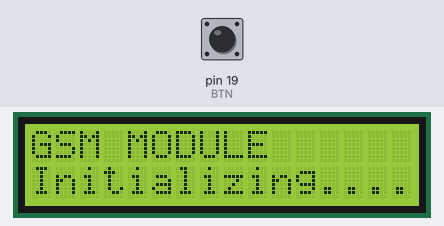
Recording of a sketch running on a simulated Arduino Mega 2560, built for the host (arithmetic inside an expression is 32-bit, double 64-bit). On the bench: 16×2 character LCD. The test bench sets the inputs (shaded band); at power-on: pin 19 (BTN) LOW. Storage starts empty; the modem accepts every AT command (registered, SIM ready, sends succeed) and sends nothing else; what the sketch prints to the serial monitor is not drawn.

Above: at 1.2 s.
At 12.4 s:
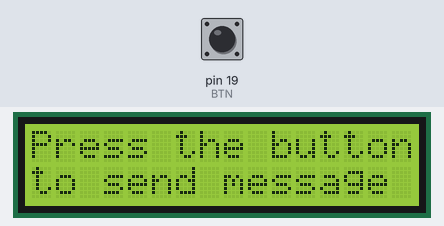
12.5 s: pin 19 (BTN) pulled HIGH for 0.15 s
At 13.4 s:
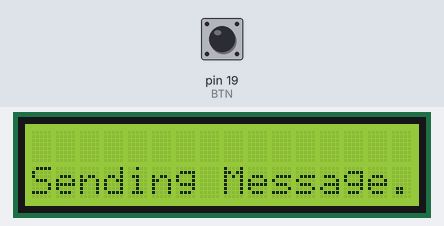
18.6 s: pin 19 (BTN) pulsed HIGH 5 times (0.12 s each, 0.3 s apart)
At 20.3 s:
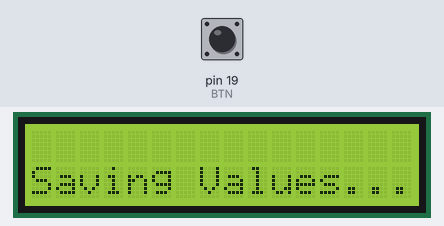
Timing chart, 0 to 21.8 s (numbered marks = the images above; inputs shaded):
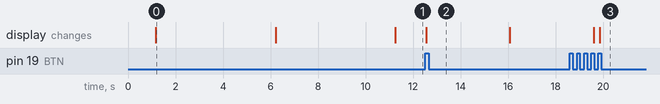

Measured:
- after the input at 12.5 s, the display: changes after 0.05 s (image 2)
- after the input at 18.6 s, the display: first differs from a run without the input after 1.3 s (image 3)
- what the display in image 0 shows lasts 5.0 s, from 1.2 s to 6.2 s

The sketch:

Integration_4_Information_Dissemination.ino
```cpp
//=============================== LCD ASSIGNING
#include <LiquidCrystal_I2C.h>
#include <Wire.h>

LiquidCrystal_I2C lcd(0x27,16,2);

//=============================== GSM ASSIGNING
#include <SoftwareSerial.h>

SoftwareSerial sim800l(12,13);

//=============================== SD ASSIGNING
#include <SPI.h>
#include <SD.h>

int CS = 53;

File myfile;

//=============================== VARIABLES
int BTN = 19;

int state;

boolean lastButton;
boolean currentButton;

//num of system = 639454093726
String num = "+639664400813";
String txt = "Greetings User, this is HOSCA";

void setup()
{
  Serial.begin(9600);

  //BUTTON
  pinMode(BTN, INPUT);

  //LCD
  lcd.begin(16,2);
  lcd.init();
  lcd.backlight();
  lcd.clear();

  //GSM
  sim800l.begin(9600);

  //SD
  pinMode(CS, OUTPUT);
  SD.begin();

  delay(1000);

  //INITIALIZATION
  lcd.clear();
  lcd.setCursor(0,0);
  lcd.print("GSM MODULE");
  lcd.setCursor(0,1);
  lcd.print("Initializing....");
  delay(5000);

  lcd.clear();
  lcd.setCursor(0,0);
  lcd.print("SD CARD MODULE");
  lcd.setCursor(0,1);
  lcd.print("Initializing....");
  delay(5000);
}

void loop()
{
  Serial.begin("waiting...");

  lcd.setCursor(0,0);
  lcd.print("Press the button");
  lcd.setCursor(0,1);

  if(state == 0)
    lcd.print("to send message ");
  else
    lcd.print("to save values  ");

  //check button
  currentButton = debounce(lastButton);

  if(lastButton == LOW && currentButton == HIGH)
    state++;

  lastButton = currentButton;

  //perform action
  if(state == 1)
  {
    Serial.println("Sending...");

    lcd.clear();
    lcd.setCursor(0,1);
    lcd.print("Sending Message.");
    sendNotification();

    lcd.clear();
    lcd.setCursor(0,1);
    lcd.print("Message Sent!!!!");
    delay(3500);

    state = 2;
  }

  if(state == 3)
  {
    Serial.println("Saving...");

    lcd.clear();
    lcd.setCursor(0,1);
    lcd.print("Saving Values...");
    saveMeasurement();

    lcd.clear();
    lcd.setCursor(0,1);
    lcd.print("Values Saved!!!!");
    delay(3500);

    state = 0;
  }
}

boolean debounce(boolean last)
{
  boolean current = digitalRead(BTN);

  if(last != current)
  {
    delay(5);
    current = digitalRead(BTN);
  }

  return current;
}
```

saveMeasurement.ino
```cpp
void saveMeasurement()
{
  myfile = SD.open("HOSCA.txt", FILE_WRITE);
  myfile.println("Water Properties:");
  myfile.close();
  delay(3500);
}
```

sendNotification.ino
```cpp
void sendNotification()
{
  sim800l.println("AT+CMGF=1");
  delay(1000);
  sim800l.println("AT+CMGS=\"" + num + "\"\r");
  delay(1000);
  sim800l.println(txt);
  delay(500);
  sim800l.println((char)26);
  delay(1000);
}
```
